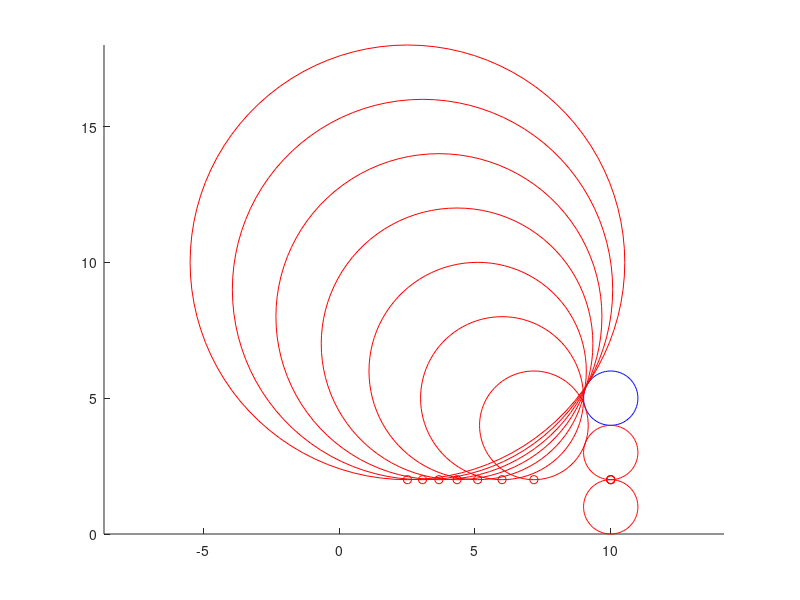

The MATLAB source for this figure:
function tangent_sim
close all;
clear all;

l = 10;
h1 = 5;
h2 = 2;
r = 1;

b3 = 1:10;
blen = length(b3);

circle1(l,h1,r);

for idx=1:blen
  b3i = b3(idx);
  r3i = b3i - h2;
  a3i = l - sqrt(((b3i-h2)+r)^2-(b3i-h1)^2);
  
%   if a3i<0
%    a3i = l - sqrt(((b3i-h2)+r)^2-(b3i-h1)^2);
%   end
% 
%   if a3i > l
%     continue;
%   end

  circle3(a3i,b3i,r3i);
  plot(a3i,h2,'ro');
end

    function h = circle3(x,y,r)
        hold on
        th = 0:pi/50:2*pi;
        xunit = r * cos(th) + x;
        yunit = r * sin(th) + y;
        h = plot(xunit, yunit,'r');
        axis equal;
    end

    function h = circle1(x,y,r)
        hold on
        th = 0:pi/50:2*pi;
        xunit = r * cos(th) + x;
        yunit = r * sin(th) + y;
        h = plot(xunit, yunit,'b');
        axis equal;
    end



end